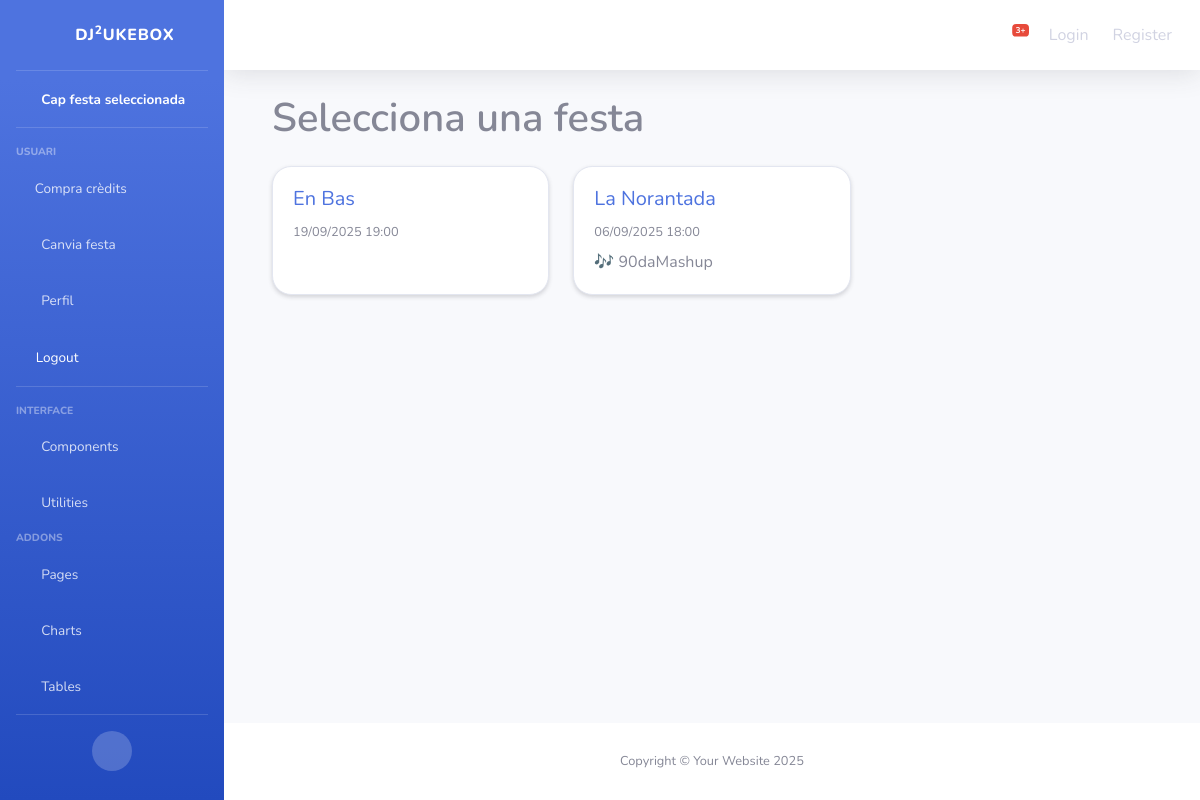
The app's page /select-party/, older data.
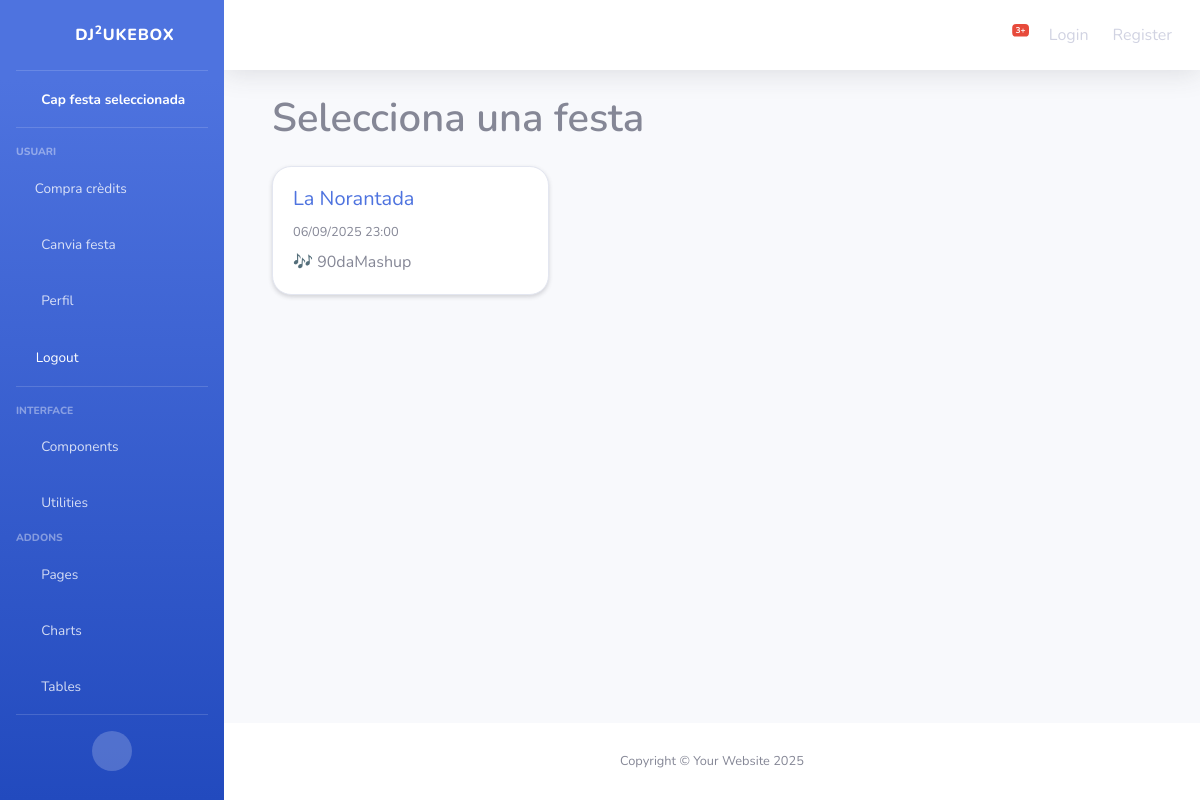
The same page, newer data.
### jukebox/models.py (models this page shows, shortened)
class Party(models.Model):
    name = models.CharField(max_length=200)
    playlist = models.ForeignKey(Playlist, on_delete=models.SET_NULL, null=True, blank=True)
    date = models.DateTimeField()
    code = models.CharField(max_length=12, unique=True, editable=False, default='')
    max_votes_per_user = models.PositiveIntegerField(default=5)  # NOVETAT

class Playlist(models.Model):
    spotify_id = models.CharField(max_length=128, unique=True)
    name = models.CharField(max_length=256)
    owner = models.CharField(max_length=128)

### jukebox/views.py (the view)
# urls.py: path('select-party/', views.select_party, name='select_party'),
def select_party(request):
    parties = Party.objects.order_by('-date')
    return render(request, "jukebox/select_party.html", {"parties": parties})

### jukebox/context_processors.py (called while the page is built)
def selected_party(request):
    party_id = request.session.get('selected_party_id')
    party = None
    if party_id:
        try:
            party = Party.objects.get(id=party_id)
        except Party.DoesNotExist:
            party = None
    return {'selected_party': party}

### jukebox/templates/jukebox/select_party.html (shortened to what this page needs)
{% extends "jukebox/admin_base.html" %}
{% block content %}
<div class="container mt-4">
    <h2 class="mb-4" style="font-size:2.5rem; font-weight:600;">Selecciona una festa</h2>
    {% if parties %}
        <div class="row">
            {% for party in parties %}
                <div class="col-12 col-sm-6 col-lg-4 mb-3">
                    <a href="{% url 'set_party' party.id %}" style="text-decoration:none;" tabindex="0" aria-label="Selecciona {{ party.name }}">
                        <div class="card shadow-sm h-100 hover-shadow" style="cursor:pointer; border-radius: 1.2rem;">
                            <div class="card-body">
                                <h5 class="card-title">{{ party.name }}</h5>
                                {% if party.date %}
                                    <div class="card-text text-muted small">
                                        {{ party.date|date:"d/m/Y H:i" }}
                                    </div>
                                {% endif %}
                                {% if party.playlist %}
                                    <div class="text-secondary mt-2">🎶 {{ party.playlist.name }}</div>
                                {% endif %}
                            </div>
                        </div>
                    </a>
                </div>
            {% endfor %}
        </div>
    {% else %}
        <div class="alert alert-danger" role="alert">
            No hi ha festes disponibles!
        </div>
    {% endif %}
</div>
{% endblock %}

Row changes from the older to the newer data that the page shows:
removed Party: name "En Bas", date "19/09/2025 19:00"
changed Party "La Norantada": date "06/09/2025 18:00" → "06/09/2025 23:00"
